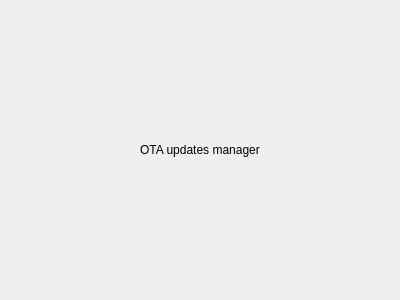
<?xml version="1.0" encoding="UTF-8"?>
<ui version="4.0">
 <class>OTAUpdateManagerWidget</class>
 <widget class="QWidget" name="OTAUpdateManagerWidget">
  <property name="geometry">
   <rect>
    <x>0</x>
    <y>0</y>
    <width>400</width>
    <height>300</height>
   </rect>
  </property>
  <property name="windowTitle">
   <string>Form</string>
  </property>
  <layout class="QVBoxLayout" name="verticalLayout">
   <item>
    <layout class="QGridLayout" name="gridLayout">
     <item row="0" column="0">
      <widget class="QLabel" name="label">
       <property name="text">
        <string>OTA updates manager</string>
       </property>
       <property name="alignment">
        <set>Qt::AlignCenter</set>
       </property>
      </widget>
     </item>
    </layout>
   </item>
  </layout>
 </widget>
 <resources/>
 <connections/>
</ui>
